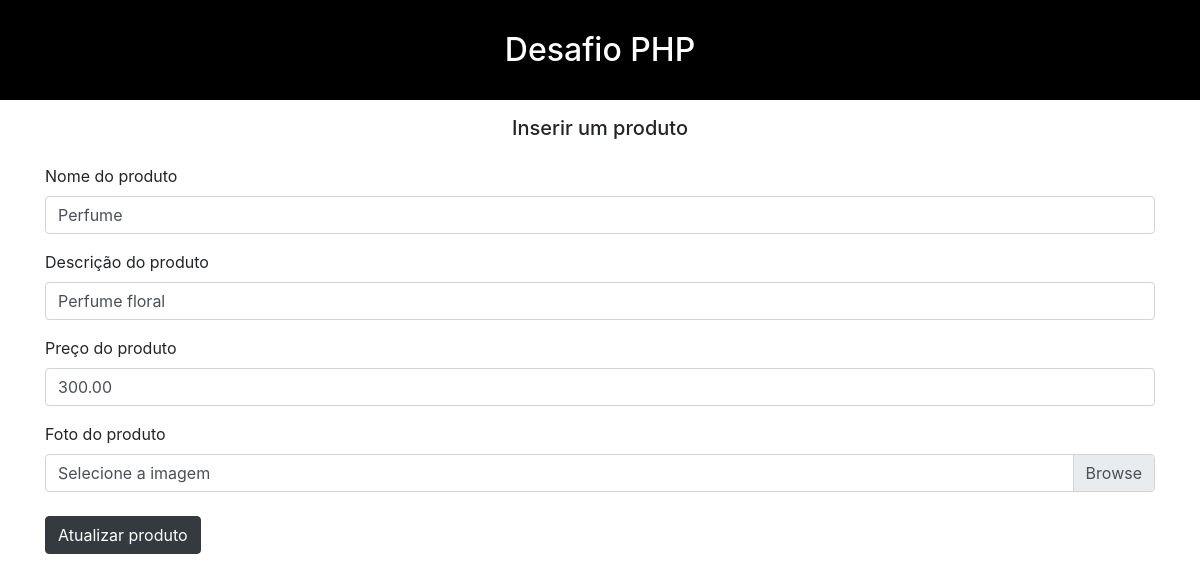
Screenshot of /editProduto.php?id=3 with the database file from the repository.
### tables this page shows
create table produtos (
	id int auto_increment primary key not null,
    nome varchar(50) not null,
    descricao varchar(500),
    preco decimal(7,2),
    foto varchar(50) not null
);

### editProduto.php (the view, shortened to what this page needs)
<?php
    include './includes/dbc.php';
    include './includes/header.php';
    $id = $_GET['id'];
    $query = $dbc->prepare("SELECT
                                id,
                                nome,
                                descricao,
                                preco,
                                foto
                            FROM
                                produtos
                            WHERE id = :id;");
    $query->execute([':id' => $id]);
    $produtos = $query->fetchAll(PDO::FETCH_ASSOC)[0];
?>
<!DOCTYPE html>
<html lang="en">
<head>
    <link rel="stylesheet" href="https://stackpath.bootstrapcdn.com/bootstrap/4.3.1/css/bootstrap.min.css">
</head>
<body>
    <div class="container">
        <h5 class="mb-4 text-center">Inserir um produto</h5>
        <form method="POST" enctype="multipart/form-data">
            <div class="form-group">
                <label for="nome">Nome do produto</label>
                <input name="nome" class="form-control" type="text" value="<?= $produtos['nome'] ?>">
            </div>
            <div class="form-group">
                <label for="descricao">Descrição do produto</label>
                <input name="descricao" class="form-control" value="<?=$produtos['descricao']?>"></input>
            </div>
            <div class="form-group">
                <label for="preco">Preço do produto</label>
                <input name="preco" class="form-control" type="number" step="0.01" min="0" value="<?=$produtos['preco']?>">
            </div>
            <label>Foto do produto</label>
            <div class="custom-file">
                <label class="custom-file-label" for="foto">Selecione a imagem</label>
            </div>
            <input type="submit" class="btn btn-dark mt-4 mb-4" value="Atualizar produto">
        </form>
    </div>
</body>
</html>

### assets/css/style.css (style rules this page uses)
* { box-sizing: border-box; }
body { margin: 0; padding: 0; }

### rows the page displays
produtos: nome "Perfume", descricao "Perfume floral", preco "300.00"
